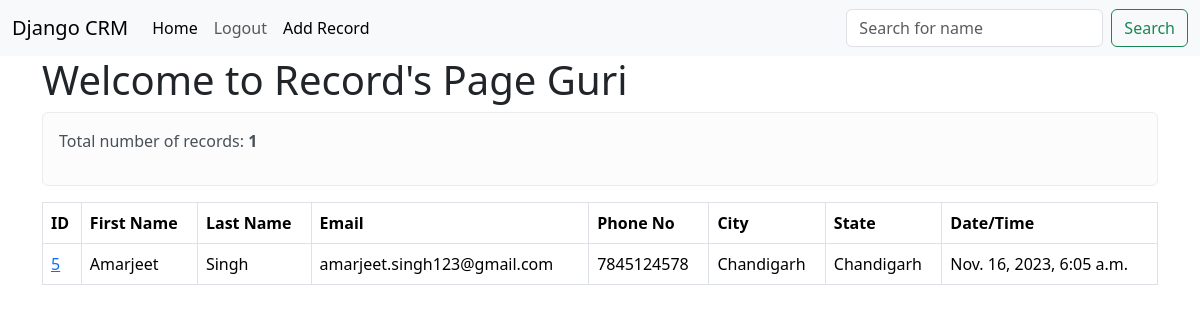
The page /CRM_app/ (signed in) on the database its author committed.
### CRM_app/models.py (models this page shows, shortened)
class Record(models.Model):
    created_at=models.DateTimeField(auto_now_add=True)
    user = models.ForeignKey(User, on_delete=models.CASCADE, default=True)
    first_name = models.CharField(max_length=100)
    last_name = models.CharField(max_length=100)
    email = models.CharField(max_length=100)
    phone = models.CharField(max_length=100)
    city = models.CharField(max_length=100)
    state = models.CharField(max_length=100)
    profile_image = models.ImageField(null=True,blank=True,upload_to='images/')

### CRM_app/views.py (the view)
# urls.py: path('', views.index, name='index'),
@login_required
def index(request):
    records = Record.objects.filter(user=request.user)
    first_name = request.GET.get('first_name')
    if first_name != '' and first_name is not None:
        records = records.filter(first_name__icontains=first_name)
    return render(request, 'CRM_app/home.html',{'records':records})

### CRM_app/templates/CRM_app/home.html (shortened to what this page needs)
{% extends "CRM_app/base.html" %}
{% block body %}
{% if user.is_authenticated %}
<div class="container">
  <h1>Welcome to Record's Page {{user.username}}</h1>
  {% with total_records=records|length %}
  <div class="alert alert-light">
    <p>Total number of records: <strong>{{ total_records }}</strong></p>
  </div>
  {% endwith %}
        <table id="table" class="table table-hover table table-bordered">
            <thead>
                <tr>
                    <th scope="col">ID</th>
                    <th scope="col">First Name</th>
                    <th scope="col">Last Name</th>
                    <th scope="col">Email</th>
                    <th scope="col">Phone No</th>
                    <th scope="col">City</th>
                    <th scope="col">State</th>
                    <th scope="col">Date/Time</th>
                </tr>
            </thead>
            {% for record in records %}
            <tbody>
              <tr>
                <td><a href="{% url "Record" record.id %}">{{record.id}}</a></td>
                <td>{{record.first_name}}</td>
                <td>{{record.last_name}}</td>
                <td>{{record.email}}</td>
                <td>{{record.phone}}</td>
                <td>{{record.city}}</td>
                <td>{{record.state}}</td>
                <td>{{record.created_at}}</td>
              </tr>
            </tbody>
            {% endfor %}
          </table>
    </div>
    {% endif %}
{% endblock %}

### rows shown on the page
Record: id "5", first_name "Amarjeet", last_name "Singh", email "amarjeet.singh123@gmail.com", phone "7845124578", city "Chandigarh", state "Chandigarh", created_at "Nov. 16, 2023, 6:05 a.m."

### other values the page prints
{{ user.username }} "Guri"
{{ total_records }} "1"
